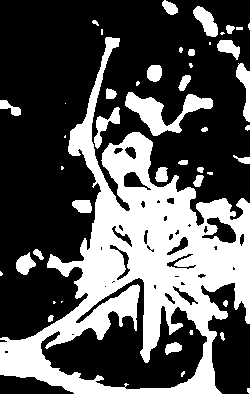
#> input picture Task Astrocytes/2016-05-18_fileNo11_BM3D_z-max/events/event_t116.png, 250 x 394 px, found by its file name; its folder holds only this picture in this run
$ jupyter execute --allow-errors astroooooo.ipynb
#> lines starting #> are read from the running program, lines starting #| are printed output that depends on the picture; after the words box and inside, x2 and y2 are one past the last pixel; in counts of white or black regions, pixels touching at a corner belong together
[cell 1]
import cv2
import os
import pandas as pd
import numpy as np
import matplotlib.pyplot as plt
from natsort import natsorted
from pathlib2 import Path
from glob import glob

### Чтение данных

[cell 2]
def create_folders_lists(main_path):
    images_folders = []
    events_folders = []
    folder_names = []
    for folder_name in os.listdir(main_path):
        folder_names.append(folder_name)
        folder_path = os.path.join(main_path, folder_name)
        subfolders = os.listdir(folder_path)
        events_folder_path = os.path.join(folder_path, subfolders[0])
        images_folder_path = os.path.join(folder_path, subfolders[1])

        images_folders.append(images_folder_path)
        events_folders.append(events_folder_path)

    return images_folders, events_folders, folder_names

[cell 3]
def read_dataframe(folder, name_dataset):
    data = []
    image_names = natsorted(os.listdir(folder))
    for image_name in image_names:
        image_path = os.path.join(folder, image_name)
        image = cv2.imread(image_path, cv2.IMREAD_GRAYSCALE)
        image_data = {
            'dataset': name_dataset,
            'image_name': image_name,
            'image_path': image_path,
            'image_size': image.shape}
        data.append(image_data)
    df = pd.DataFrame(data)
    return df

### 6.3 средняя площадь области в зависимости от времени.

[cell 4]

def calculate_white_area_stats(path):
    image = cv2.imread(path, cv2.IMREAD_GRAYSCALE)
    contours = cv2.findContours(image, cv2.RETR_EXTERNAL, cv2.CHAIN_APPROX_SIMPLE)[0]

    white_areas_count = 0
    total_area = 0

    for contour in contours:
        area = cv2.contourArea(contour)
        white_areas_count += 1
        total_area += area

    spatial_scale = 5.1
    avg_area_in_pixels = total_area / white_areas_count if white_areas_count > 0 else 0
    avg_area_in_mkm = avg_area_in_pixels / (spatial_scale ** 2) if avg_area_in_pixels > 0 else 0

    return white_areas_count, avg_area_in_mkm


def add_white_area_info_to_df(df):

    white_areas_count = []
    average_areas = []
    for image_path in df['image_path']:
        result_function_1 = calculate_white_area_stats(image_path)
        white_areas_count.append(result_function_1[0])
        average_areas.append(result_function_1[1])

    df['white_areas_count'] = white_areas_count
    df['average_area'] = average_areas

    return df


def graph_average_area(df):

    df['time_seconds'] = df.index / 2

    gragh = plt.figure(figsize=(6.49, 3.37), dpi=300)
    plt.plot(df['time_seconds'], df['average_area'], color='#7B68EE', linewidth=3)
    plt.xlabel('Время, c')
    plt.ylabel('Средняя площадь области, мкм²')
    plt.title('Средняя площадь области в зависимости от времени')
    plt.xlim(df['time_seconds'].min(), df['time_seconds'].max())
    plt.ylim(df['average_area'].min(), df['average_area'].max())
    plt.legend(['Средняя площадь'], loc='upper right')
    plt.tight_layout()
    plt.show()
    return gragh

def save_graph(gragh, name_graph_png, name_graph_svg):
    gragh.savefig(name_graph_png)
    gragh.savefig(name_graph_svg)

# [4 lines left out: function save_data_average_area, not called in this run]

### 6.8. число: средний уровень светимости внутри кальциевого события, усреднение по всем кадрам.

[cell 5]
# [39 lines left out: functions calculate_mean_luminosity, create_luminosity_dataframe, save_luminosity_to_excel, not called in this run]

[cell 6]
# [6 lines left out: function create_luminosity_dataframe, not called in this run]

### Запуск всех функций

[cell 7]
def run_all_functions(main_path):
    images_folders, events_folders, folder_names = create_folders_lists(main_path)

    for i in range(len(events_folders)):
        df = read_dataframe(events_folders[i], folder_names[i])
#> in read_dataframe, `image = cv2.imread(image_path, cv2.IMREAD_GRAYSCALE)`: image: shape (394, 250); 33.7% white; 46 white regions (17 under 20 px)
#> df = table of 1 rows and 4 columns
        df_with_white_area = add_white_area_info_to_df(df)
#> in calculate_white_area_stats, `contours = cv2.findContours(image, cv2.RETR_EXTERNAL, cv2.CHAIN_APPROX..`: contours = 43 contours, 21 with area under 20; largest, box (x1, y1, x2, y2) and area: (0, 37, 250, 394) 37341, (125, 92, 213, 136) 1376, (193, 6, 218, 37) 381, (236, 63, 250, 122) 338, (94, 107, 120, 149) 320
#> the loop in calculate_white_area_stats, `for contour in contours:` made 43 passes
#> (area, total_area) on passes 3, 8, 9, 10, 11, 13, 14, 16, 17, 21, 23, 24: (21.5, 48), (244, 319), (50.5, 369.5), (186.5, 556), (70.5, 626.5), (23.5, 658.5), (135, 793.5), (31, 829.5), (59, 888.5), (319.5, 1243), (135.5, 1378.5), (1375.5, 2754)
#> after the loop in calculate_white_area_stats, `for contour in contours:`: total_area = 41697.5; white_areas_count = 43
#> in calculate_white_area_stats, `avg_area_in_pixels = total_area / white_areas_count if white_areas_cou..`: avg_area_in_pixels = 969.7
#> in calculate_white_area_stats, `avg_area_in_mkm = avg_area_in_pixels / (spatial_scale ** 2) if avg_are..`: avg_area_in_mkm = 37.28
#> in add_white_area_info_to_df, `result_function_1 = calculate_white_area_stats(image_path)`: result_function_1 = (43, 37.28)
#> df_with_white_area = table of 1 rows and 6 columns
        graph = graph_average_area(df_with_white_area)
#> in graph_average_area, `plt.show()`:
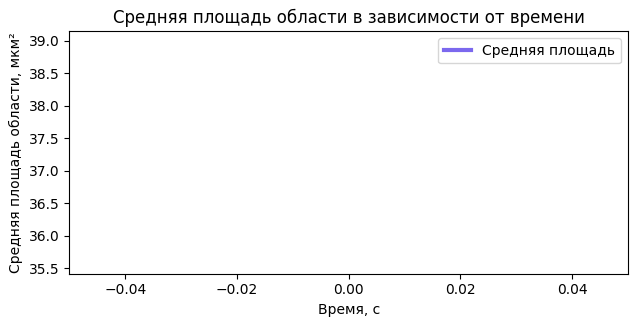
#> figure drawn by matplotlib, 1 panel

        mean_luminosity = calculate_mean_luminosity([images_folders[i]], [events_folders[i]], [folder_names[i]])
        print("Mean Luminosity for folder:", f"{folder_names[i]}: = {mean_luminosity[0]}")

        folder_name = folder_names[i]
        path_to_save = rf'C:\Astro\results\{folder_name}'

        if not os.path.exists(path_to_save):
            os.makedirs(path_to_save)

        os.chdir(path_to_save)

        save_graph(graph, f"graph_{folder_names[i]}.png", f"graph_{folder_names[i]}.svg")
        save_data_average_area(df_with_white_area, f"data_{folder_names[i]}.xlsx")
        save_luminosity_to_excel([mean_luminosity], [folder_names[i]], f"luminosity_{folder_names[i]}.xlsx")

        common_mean_luminosity = calculate_mean_luminosity(images_folders, events_folders, folder_names)
        common_luminosity_df = create_luminosity_dataframe(folder_names, common_mean_luminosity)
        save_luminosity_to_excel(common_mean_luminosity, folder_names)
    print(common_luminosity_df)


$ run again, on Task Astrocytes/2016-05-18_fileNo11_BM3D_z-max/events/event_t130.png
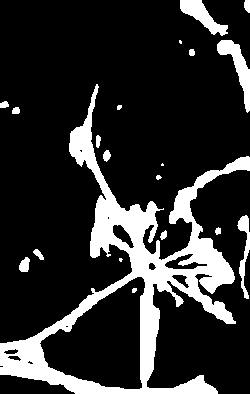
#> input picture Task Astrocytes/2016-05-18_fileNo11_BM3D_z-max/events/event_t130.png, 250 x 394 px, found by its file name
#> image: shape (394, 250); 18% white; 20 white regions (3 under 20 px)
#> contours = 19 contours, 5 with area under 20; largest, box (x1, y1, x2, y2) and area: (0, 84, 250, 394) 21994, (217, 40, 250, 113) 729, (180, 0, 228, 36) 642, (237, 215, 250, 299) 340, (19, 257, 30, 272) 102
#> the loop in calculate_white_area_stats, `for contour in contours:` made 19 passes
#> (area, total_area) on passes 2, 3, 4, 5, 6, 9, 10, 11: (101.5, 108), (49, 157), (34.5, 191.5), (25.5, 217), (340.5, 557.5), (53.5, 628), (37, 665), (36, 701)
#> after the loop in calculate_white_area_stats, `for contour in contours:`: total_area = 24197.5; white_areas_count = 19
#> avg_area_in_pixels = 1273.6
#> avg_area_in_mkm = 48.96
#> result_function_1 = (19, 48.96)
#> in graph_average_area, `plt.show()`:
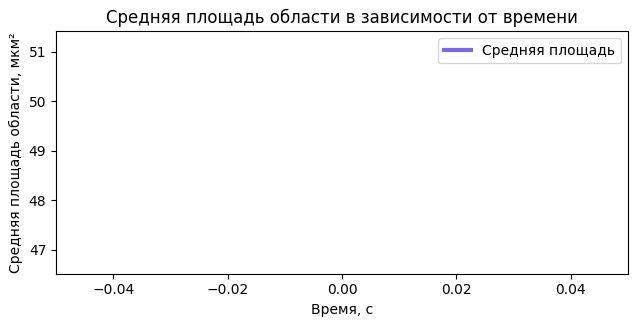
#> figure drawn by matplotlib, 1 panel
